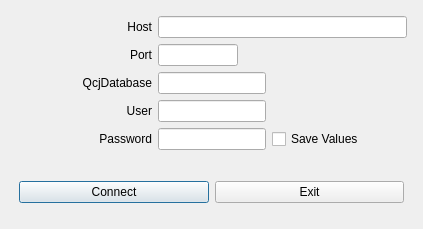
<?xml version="1.0" encoding="UTF-8"?>
<ui version="4.0">
 <comment>
*********************************************************************************
**
**   $Id$
**   Copyright (c) 2007 Joe Croft joe@croftj.net
**   
**   This file is part of QcjData Class Libraries.
**
**   QcjData Class Libraries is free software; you can redistribute it and/or modify
**   it under the terms of the GNU General Public License as published by
**   the Free Software Foundation; either version 2 of the License, or
**   (at your option) any later version.
**
**   QcjData Class Libraries is distributed in the hope that it will be useful,
**   but WITHOUT ANY WARRANTY; without even the implied warranty of
**   MERCHANTABILITY or FITNESS FOR A PARTICULAR PURPOSE.  See the
**   GNU General Public License for more details.
**
**   You should have received a copy of the GNU General Public License
**   along with QcjData Class Libraries; if not, write to the Free Software
**   Foundation, Inc., 59 Temple Place, Suite 330, Boston, MA  02111-1307  USA
**
*********************************************************************************
</comment>
 <class>QcjDataLogin</class>
 <widget class="QDialog" name="QcjDataLogin">
  <property name="geometry">
   <rect>
    <x>0</x>
    <y>0</y>
    <width>423</width>
    <height>229</height>
   </rect>
  </property>
  <property name="windowTitle">
   <string>Login Form</string>
  </property>
  <layout class="QGridLayout">
   <property name="margin">
    <number>8</number>
   </property>
   <property name="spacing">
    <number>6</number>
   </property>
   <item row="0" column="0">
    <widget class="QFrame" name="Frame4">
     <property name="sizePolicy">
      <sizepolicy hsizetype="Preferred" vsizetype="Maximum">
       <horstretch>0</horstretch>
       <verstretch>0</verstretch>
      </sizepolicy>
     </property>
     <property name="frameShape">
      <enum>QFrame::NoFrame</enum>
     </property>
     <property name="frameShadow">
      <enum>QFrame::Plain</enum>
     </property>
     <layout class="QGridLayout">
      <property name="margin">
       <number>8</number>
      </property>
      <property name="spacing">
       <number>6</number>
      </property>
      <item row="4" column="2">
       <widget class="QCheckBox" name="keepSettings">
        <property name="text">
         <string>Save Values</string>
        </property>
       </widget>
      </item>
      <item row="4" column="0">
       <widget class="QLabel" name="TextLabel5">
        <property name="text">
         <string>Password</string>
        </property>
        <property name="alignment">
         <set>Qt::AlignRight|Qt::AlignTrailing|Qt::AlignVCenter</set>
        </property>
       </widget>
      </item>
      <item row="4" column="1">
       <widget class="QLineEdit" name="PasswordEdit">
        <property name="sizePolicy">
         <sizepolicy hsizetype="Expanding" vsizetype="Maximum">
          <horstretch>0</horstretch>
          <verstretch>0</verstretch>
         </sizepolicy>
        </property>
        <property name="maximumSize">
         <size>
          <width>108</width>
          <height>32767</height>
         </size>
        </property>
        <property name="echoMode">
         <enum>QLineEdit::Password</enum>
        </property>
       </widget>
      </item>
      <item row="3" column="0">
       <widget class="QLabel" name="TextLabel4">
        <property name="text">
         <string>User</string>
        </property>
        <property name="alignment">
         <set>Qt::AlignRight|Qt::AlignTrailing|Qt::AlignVCenter</set>
        </property>
       </widget>
      </item>
      <item row="3" column="1">
       <widget class="QLineEdit" name="UserEdit">
        <property name="sizePolicy">
         <sizepolicy hsizetype="Expanding" vsizetype="Maximum">
          <horstretch>0</horstretch>
          <verstretch>0</verstretch>
         </sizepolicy>
        </property>
        <property name="maximumSize">
         <size>
          <width>108</width>
          <height>32767</height>
         </size>
        </property>
       </widget>
      </item>
      <item row="1" column="0">
       <widget class="QLabel" name="TextLabel2">
        <property name="text">
         <string>Port</string>
        </property>
        <property name="alignment">
         <set>Qt::AlignRight|Qt::AlignTrailing|Qt::AlignVCenter</set>
        </property>
       </widget>
      </item>
      <item row="2" column="0">
       <widget class="QLabel" name="TextLabel3">
        <property name="text">
         <string>QcjDatabase</string>
        </property>
        <property name="alignment">
         <set>Qt::AlignRight|Qt::AlignTrailing|Qt::AlignVCenter</set>
        </property>
       </widget>
      </item>
      <item row="0" column="0">
       <widget class="QLabel" name="TextLabel1">
        <property name="text">
         <string>Host</string>
        </property>
        <property name="alignment">
         <set>Qt::AlignRight|Qt::AlignTrailing|Qt::AlignVCenter</set>
        </property>
       </widget>
      </item>
      <item row="1" column="1">
       <widget class="QLineEdit" name="PortEdit">
        <property name="sizePolicy">
         <sizepolicy hsizetype="Expanding" vsizetype="Maximum">
          <horstretch>0</horstretch>
          <verstretch>0</verstretch>
         </sizepolicy>
        </property>
        <property name="maximumSize">
         <size>
          <width>80</width>
          <height>32767</height>
         </size>
        </property>
       </widget>
      </item>
      <item row="0" column="1" colspan="2">
       <widget class="QLineEdit" name="HostEdit"/>
      </item>
      <item row="2" column="1">
       <widget class="QLineEdit" name="DBEdit">
        <property name="maximumSize">
         <size>
          <width>108</width>
          <height>32767</height>
         </size>
        </property>
       </widget>
      </item>
     </layout>
    </widget>
   </item>
   <item row="1" column="0">
    <widget class="QFrame" name="Frame5">
     <property name="frameShape">
      <enum>QFrame::NoFrame</enum>
     </property>
     <property name="frameShadow">
      <enum>QFrame::Plain</enum>
     </property>
     <layout class="QHBoxLayout">
      <property name="spacing">
       <number>6</number>
      </property>
      <property name="margin">
       <number>11</number>
      </property>
      <item>
       <widget class="QPushButton" name="ConnectBtn">
        <property name="text">
         <string>Connect</string>
        </property>
       </widget>
      </item>
      <item>
       <widget class="QPushButton" name="ExitBtn">
        <property name="text">
         <string>Exit</string>
        </property>
       </widget>
      </item>
     </layout>
    </widget>
   </item>
  </layout>
 </widget>
 <layoutdefault spacing="6" margin="11"/>
 <pixmapfunction>qPixmapFromMimeSource</pixmapfunction>
 <tabstops>
  <tabstop>PortEdit</tabstop>
  <tabstop>DBEdit</tabstop>
  <tabstop>UserEdit</tabstop>
  <tabstop>PasswordEdit</tabstop>
  <tabstop>ConnectBtn</tabstop>
  <tabstop>ExitBtn</tabstop>
 </tabstops>
 <resources/>
 <connections/>
</ui>
